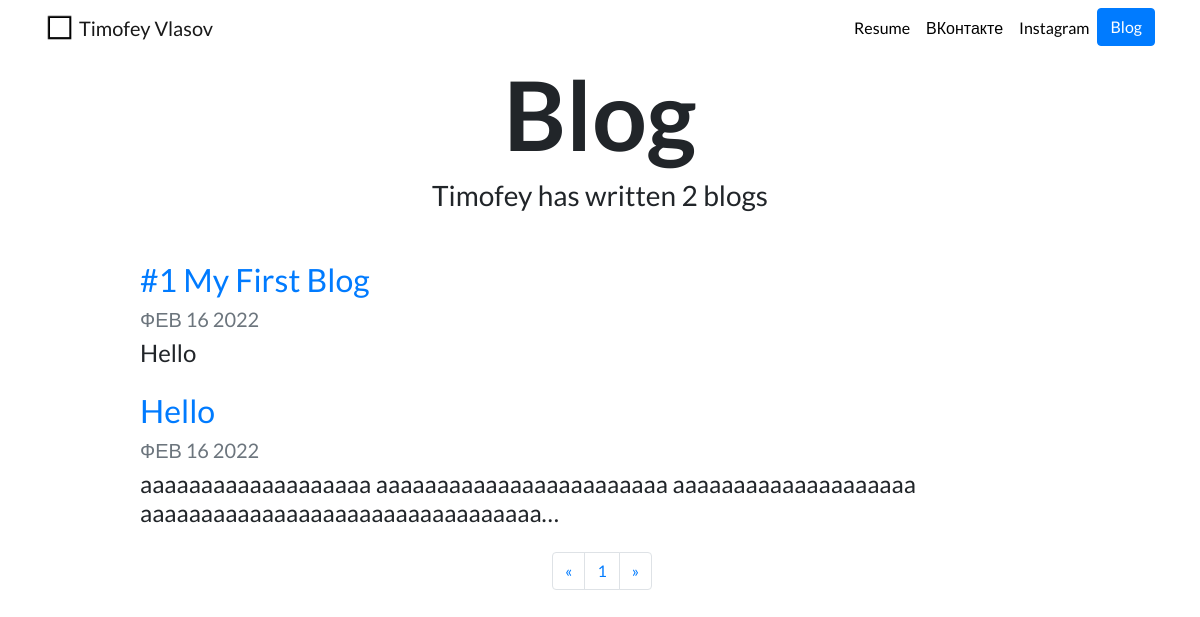
Page /blog/ on the earlier database version.
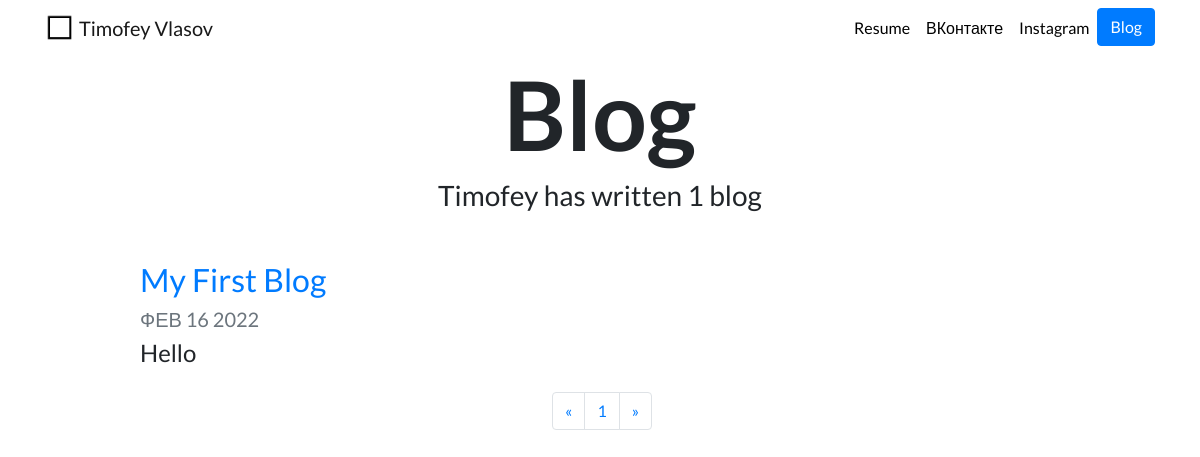
Same page on the later database version.
### blog/models.py (models this page shows, shortened)
class Blog(models.Model):
    title = models.CharField(max_length=199)
    description = models.TextField()
    date = models.DateField()

### blog/views.py (the view)
# urls.py: path('', views.all_blogs, name='all_blogs'),
def all_blogs(request):
    blogs = Blog.objects.order_by('-date')
    paginator = Paginator(blogs, 5)
    page_number = request.GET.get('page')
    page_obj = paginator.get_page(page_number)
    return render(request, 'blog/all_blogs.html', {'page_obj': page_obj, 'blogs': blogs})

### blog/templates/blog/all_blogs.html (shortened to what this page needs)
{% extends 'portfolio/base.html' %}
{% block content %}
    <h1 id="blogtitle" class="font-weight-bold text-center">Blog</h1>
    <h3 class="text-center mb-5">Timofey has written {{ blogs.count }} blog{{ blogs.count|pluralize }}</h3>
    {% for blog in page_obj %}
        <div class="row justify-content-center my-3">
          <div class="col-md-10">
            <a href="{% url 'blog:detail' blog.id %}">
              <h2>{{ blog.title }}</h2>
            </a>
            <h5 class="text-muted">{{ blog.date|date:'M d Y'|upper }}</h5>
            <h4>{{ blog.description|striptags|truncatechars:100 }}</h4>
          </div>
        </div>
    {% endfor %}
    {% if blogs %}
    <div style="margin-left: auto; margin-right: auto; width: 6em">
        <nav aria-label="Page navigation example">
          <ul class="pagination">
            <li class="page-item">
              <a class="page-link" href="#" aria-label="Previous">
                <span aria-hidden="true">&laquo;</span>
              </a>
            </li>
            {% for p in page_obj.paginator.page_range %}
                <li class="page-item"><a class="page-link" href="?page={{ p }}">{{ p }}</a></li>
            {% endfor %}
            <li class="page-item">
              <a class="page-link" href="#" aria-label="Next">
                <span aria-hidden="true">&raquo;</span>
              </a>
            </li>
          </ul>
        </nav>
    </div>
{% endif %}
{% endblock %}

Differences in the rows shown:
removed Blog: title "#1 My First Blog", date "ФЕВ 16 2022", description "Hello"
removed Blog: title "Hello", date "ФЕВ 16 2022", description "aaaaaaaaaaaaaaaaaaa aaaaaaaaaaaaaaaaaaaaaaaa aaaaaaaaaaaaaaaaaaaa aaaaaaaaaaaaaaaaaaaaaaaaaaaaaaaaa…"
added Blog: title "My First Blog", date "ФЕВ 16 2022", description "Hello"
Other differences:
{{ blogs.count }}: "2" → "1"
